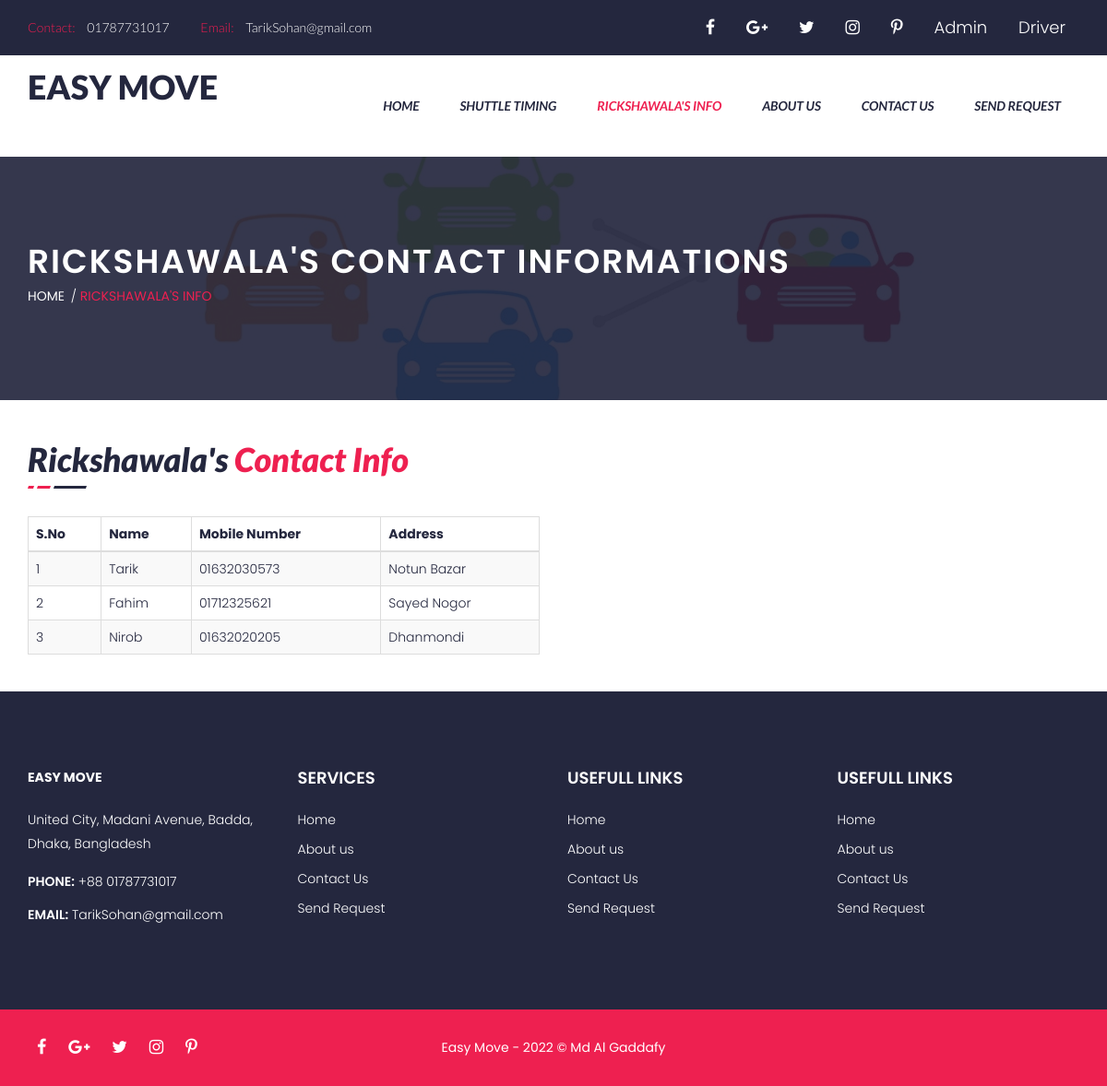
The page /rickshawala-info.php on the database its author committed.
### tables this page shows
CREATE TABLE `tblpage` (
  `ID` int(10) NOT NULL,
  `PageType` varchar(200) DEFAULT NULL,
  `PageTitle` mediumtext DEFAULT NULL,
  `PageDescription` mediumtext DEFAULT NULL,
  `Email` varchar(200) DEFAULT NULL,
  `MobileNumber` varchar(15) DEFAULT NULL,
  `UpdationDate` date DEFAULT NULL,
  `Timing` varchar(200) NOT NULL
);

CREATE TABLE `rickshawala` (
  `ID` int(11) NOT NULL,
  `PageType` varchar(255) NOT NULL DEFAULT 'rickshawala',
  `Name` varchar(255) NOT NULL,
  `Contact` varchar(255) NOT NULL,
  `address` varchar(255) NOT NULL
);

### rickshawala-info.php (the view, shortened to what this page needs)
<?php
include('includes/dbconnection.php');
?>
<!DOCTYPE html>
<html class="no-js" lang="zxx">
<head>
    <link rel="stylesheet" href="css1/normalize.css">
    <link rel="stylesheet" href="css1/animate.css">
    <link rel="stylesheet" href="css1/bootstrap.min.css">
    <link rel="stylesheet" href="css1/meanmenu.min.css">
    <link rel="stylesheet" href="css1/font-awesome.min.css">
    <link rel="stylesheet" href="css1/icofont.css">
    <link rel="stylesheet" href="css1/change-text.css">
    <link rel="stylesheet" href="css1/jquery.mb.YTPlayer.min.css">
    <link rel="stylesheet" href="css1/main.css">
    <link rel="stylesheet" href="css1/owl.carousel.css">
    <link rel="stylesheet" href="css1/owl.theme.css">
    <link rel="stylesheet" href="css1/owl.transitions.css">
    <link rel="stylesheet" href="lib/css/nivo-slider.css">
    <link rel="stylesheet" href="lib/css/preview.css">
    <link rel="stylesheet" href="style.css">
    <link rel="stylesheet" href="css1/responsive.css">
</head>
<body>
    <?php include_once('includes/header.php'); ?>
    <div class="page-title-area overlay">
        <div class="container">
            <div class="row">
                <div class="col-md-12">
                    <div class="page-title">
                        <h2>Rickshawala's Contact Informations</h2>
                    </div>
                    <div class="page-title-menu">
                        <ul>
                            <li><a href="index.php">Home</a> <span> / </span> </li>
                            <li><a href="rickshawala-info.php">Rickshawala's info</a></li>
                        </ul>
                    </div>
                </div>
            </div>
        </div>
    </div>
    <div class="about-us-area section-padding2">
        <div class="container">
            <div class="row">
                <div class="col-md-6">
                    <div class="section-heading">
                        <h2>Rickshawala's <span> Contact Info</span></h2>
                    </div>
                    <table class="table table-bordered table-striped table-hover js-basic-example dataTable">
                        <thead>
                            <tr>
                                <th>S.No</th>
                                <th>Name</th>
                                <th>Mobile Number</th>
                                <th>Address</th>
                            </tr>
                        </thead>
                        <tbody>
                            <tr>
                                <?php
                                $sql = "SELECT * from  rickshawala";
                                $query = $dbh->prepare($sql);
                                $query->execute();
                                $results = $query->fetchAll(PDO::FETCH_OBJ);
                                $cnt = 1;
                                if ($query->rowCount() > 0) {
                                    foreach ($results as $row) {               ?>
                                        <td><?php echo htmlentities($cnt); ?></td>
                                        <td><?php echo htmlentities($row->Name); ?></td>
                                        <td><?php echo htmlentities($row->Contact); ?></td>
                                        <td><?php echo htmlentities($row->address); ?></td>
                            </tr>
                    <?php $cnt = $cnt + 1;
                                    }
                                } ?>
                        </tbody>
                    </table>
                </div>
            </div>
        </div>
    </div>
    <?php include_once('includes/footer.php'); ?>
</body>
</html>

### includes/header.php (shortened to what this page needs)
<header id="sticker">
    <div class="header-top">
        <div class="container">
            <div class="row">
                <div class="col-md-7">
                    <div class="welcome-msg">
                        <ul>
                            <?php
                               $sql = "SELECT * from tblpage where PageType='contactus'";
                               $query = $dbh->prepare($sql);
                               $query->execute();
                               $results = $query->fetchAll(PDO::FETCH_OBJ);
                               $cnt = 1;
                               if ($query->rowCount() > 0) {
                                   foreach ($results as $row) {               ?>
                                    <li>
                                        <p> <span> Contact: </span><?php echo htmlentities($row->MobileNumber); ?></p>
                                    </li>
                                    <li>
                                        <p> <span> Email: </span><?php echo htmlentities($row->Email); ?></p>
                                    </li><?php $cnt = $cnt + 1;
                                       }
                                   } ?>
                        </ul>
                    </div>
                </div>
                <div class="col-md-5">
                    <div class="header-top-menu">
                        <div class="top-social">
                            <ul>
                                <li><a href="#"> <i class="fa fa-facebook"></i> </a></li>
                                <li><a href="#"> <i class="fa fa-google-plus"></i> </a></li>
                                <li><a href="#"> <i class="fa fa-twitter"></i> </a></li>
                                <li><a href="#"> <i class="fa fa-instagram"></i> </a></li>
                                <li><a href="#"> <i class="fa fa-pinterest-p"></i> </a></li>
                                <li><a href="admin/login.php">Admin</a></li>
                                <li><a href="driver/login.php">Driver</a></li>
                            </ul>
                        </div>
                    </div>
                </div>
            </div>
        </div>
    </div>
    <div class="main-menu-area hidden-xs">
        <div class="container">
            <div class="menu-position">
                <div class="row">
                    <div class="col-md-3 col-sm-2">
                        <div class="logo">
                            <a href="index.php">
                                <h1>Easy Move</h1>
                            </a>
                        </div>
                    </div>
                    <div class="col-md-9 col-sm-10 static">
                        <div class="main-menu">
                            <nav>
                                <ul>
                                    <li class="has-sub"><a href="index.php">Home</a></li>
                                    <li><a href="shuttle-timing.php">Shuttle Timing</a></li>
                                    <li><a href="rickshawala-info.php">Rickshawala's Info</a></li>
                                    <li><a href="about-us.php">About us</a></li>
                                    <li><a href="contact.php">Contact Us</a></li>
                                    <li><a href="booking-request.php">Send Request</a></li>
                                </ul>
                            </nav>
                        </div>
                    </div>
                </div>
            </div>
        </div>
    </div>
</header>

### includes/footer.php
<div class="footer-top-area">
    <div class="container">
        <div class="row">
            <div class="col-md-3 col-sm-4">
                <div class="single-footer-top">
                    <div class="footer-about-us">
                        <?php
                           $sql = "SELECT * from tblpage where PageType='contactus'";
                           $query = $dbh->prepare($sql);
                           $query->execute();
                           $results = $query->fetchAll(PDO::FETCH_OBJ);
                           $cnt = 1;
                           if ($query->rowCount() > 0) {
                               foreach ($results as $row) {               ?>
                                <a href="index.php" class="footer-logo"> <strong style="color:white ;font-weight: bold;">EASY MOVE</strong> </a>
                                <div class="footer-address">
                                    <p> <?php echo htmlentities($row->PageDescription); ?></p>
                                </div>
                                <div class="footer-contact-info">
                                    <p> <span> Phone:</span> +88 <?php echo htmlentities($row->MobileNumber); ?> </p>
                                    <p> <span> Email:</span> <?php echo htmlentities($row->Email); ?> </p>
                                </div>
                    </div><?php $cnt = $cnt + 1;
                               }
                           } ?>
                </div>
            </div>
            <div class="col-sm-2">
                <div class="single-footer-top">
                    <div class="footer-top-title">
                        <h3>Services</h3>
                    </div>
                    <div class="footer-top-menu">
                        <ul>
                            <li class="has-sub"><a href="index.php">Home</a></li>
                            <li><a href="about-us.php">About us</a></li>
                            <li><a href="contact.php">Contact Us</a></li>
                            <li><a href="booking-request.php">Send Request</a></li>
                        </ul>
                    </div>
                </div>
            </div>
            <div class="col-md-2 col-md-offset-1 col-sm-3">
                <div class="single-footer-top">
                    <div class="footer-top-title">
                        <h3>USEFULL LINKS</h3>
                    </div>
                    <div class="footer-top-menu">
                        <ul>
                            <li class="has-sub"><a href="index.php">Home</a></li>
                            <li><a href="about-us.php">About us</a></li>
                            <li><a href="contact.php">Contact Us</a></li>
                            <li><a href="booking-request.php">Send Request</a></li>
                        </ul>
                    </div>
                </div>
            </div>
         <div class="col-md-2 col-md-offset-1 col-sm-3">
                <div class="single-footer-top">
                    <div class="footer-top-title">
                        <h3>USEFULL LINKS</h3>
                    </div>
                    <div class="footer-top-menu">
                        <ul>
                            <li class="has-sub"><a href="index.php">Home</a></li>
                            <li><a href="about-us.php">About us</a></li>
                            <li><a href="contact.php">Contact Us</a></li>
                            <li><a href="booking-request.php">Send Request</a></li>
                        </ul>
                    </div>
                </div>
            </div>
        </div>
    </div>
</div>
<div class="footer-area">
    <div class="container">
        <div class="row">
            <div class="col-md-3 col-sm-4">
                <div class="footer-social">
                    <ul>
                        <li><a href="#"> <i class="fa fa-facebook"></i> </a></li>
                        <li><a href="#"> <i class="fa fa-google-plus"></i> </a></li>
                        <li><a href="#"> <i class="fa fa-twitter"></i> </a></li>
                        <li><a href="#"> <i class="fa fa-instagram"></i> </a></li>
                        <li><a href="#"> <i class="fa fa-pinterest-p"></i> </a></li>
                    </ul>
                </div>
            </div>
            <div class="col-md-6 col-sm-4">
                <div class="footer-copyright">
                    <p>Easy Move - 2022 © Md Al Gaddafy</p>
                </div>
            </div>
        </div>
    </div>
</div>

### rows shown on the page
tblpage: MobileNumber "01787731017", Email "TarikSohan@gmail.com", PageDescription "United City, Madani Avenue, Badda, Dhaka, Bangladesh"
rickshawala: Name "Tarik", Contact "01632030573", address "Notun Bazar"
rickshawala: Name "Fahim", Contact "01712325621", address "Sayed Nogor"
rickshawala: Name "Nirob", Contact "01632020205", address "Dhanmondi"
